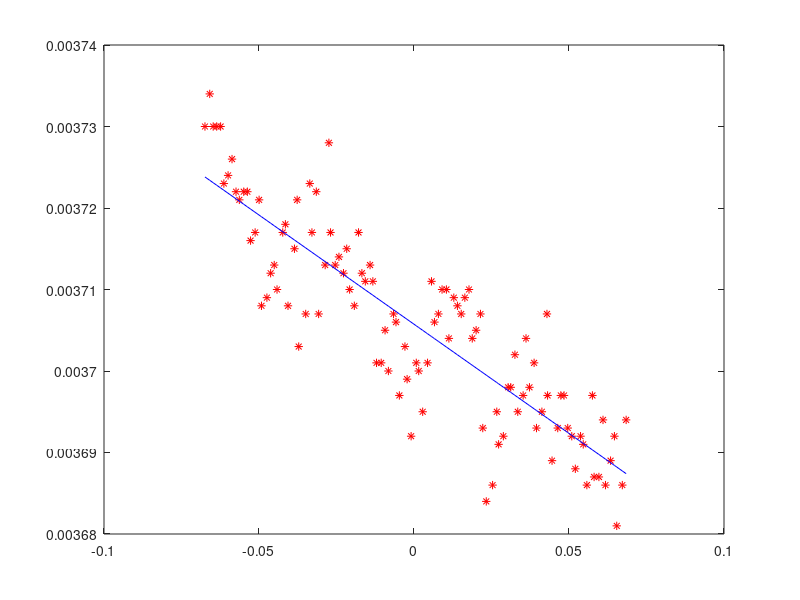

MATLAB code for this plot:
clear all; close all; clc
fileID = fopen('H4-1-1FTO-1C-F-1PH-1X.txt','r');
A = [fscanf(fileID,'%f',[2 Inf])]';
fclose(fileID);
V = A(:,1);
I = -A(:,2);

Isc_index = find(abs(V)==min(abs(V-0)));
a = Isc_index;

Rsho2 = [];
for range = [30 40 50 55]; %CAN CHANGE THIS ACCORDING TO DATA USED
    x=V(a);%Centre point of data to be fitted
    y=I(a);%centre point of data to be fitted
    for i=1:range
        x = [x V(a-i)];
        y = [y I(a-i)];
    end
    x=fliplr(x);
    y=fliplr(y);
    for i=1:range
        x= [x V(a+i)];
        y = [y I(a+i)];
    end

    %Fitting polynomial
    n=1; %initialising
    error = 100; %initialising
    while (error>0.1) % can change tolerance
        p=polyfit(x,y,n);
        y2=polyval(p,x);
        error = sum((y2-y).^2);
        n=n+1;
    end

    %Extract Isc & Rsho
    Isc = polyval(p,0);
    q=polyder(p);
    Rsho=-1/polyval(q,0);
    Rsho2 = [Rsho Rsho2];
end
Rsho2
meanRsh = mean(Rsho2)
plot (x,y, 'r*');
hold on
plot (x,y2, 'b');